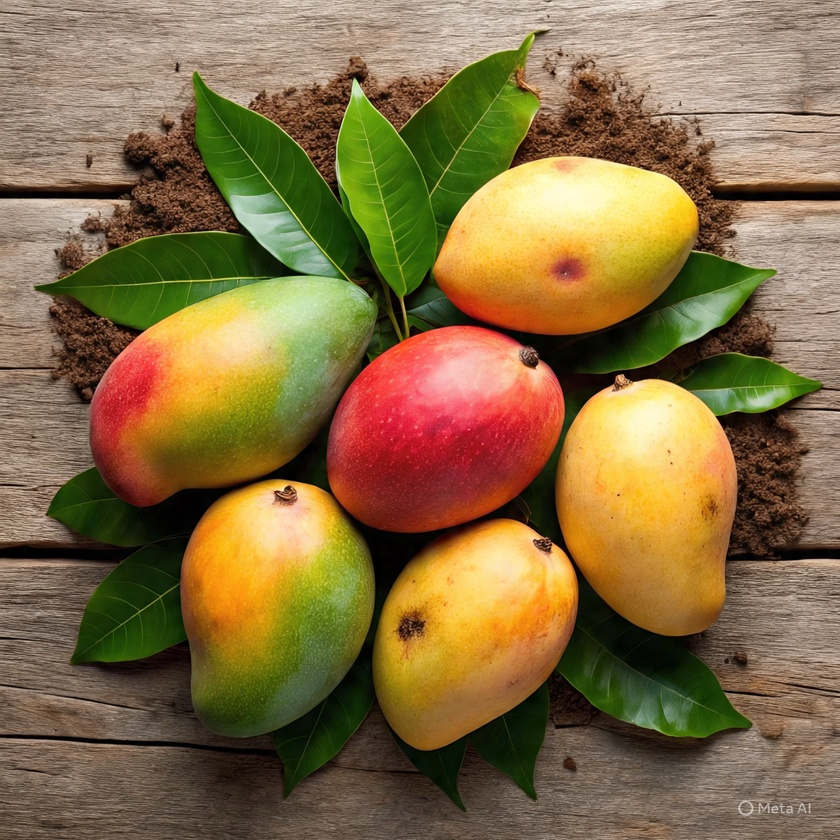
#> input picture image/mangga.jpg, 840 x 840 px, shrunk from 1280 x 1280 before the run, found by its file name
$ python main.py
#> lines starting #> are read from the running program, lines starting #| are printed output that depends on the picture; after the words box and inside, x2 and y2 are one past the last pixel; in counts of white or black regions, pixels touching at a corner belong together
import cv2
import numpy as np
import os

IMG_PATH = "mangga.jpg"
OUTPUT_DIR = "hasil"

os.makedirs(OUTPUT_DIR, exist_ok=True)

# =====================================================
# LOAD IMAGE
# =====================================================
img = cv2.imread(IMG_PATH)
#> img is the input picture: shape (840, 840, 3); mean B, G, R 67.3, 109.2, 132.8
if img is None:
    raise FileNotFoundError("mangga.jpg tidak ditemukan!")

img_rgb = cv2.cvtColor(img, cv2.COLOR_BGR2RGB)
cv2.imwrite(os.path.join(OUTPUT_DIR, "original.png"), img)

# =====================================================
# PREPROCESSING
# =====================================================
gaussian = cv2.GaussianBlur(img_rgb, (7, 7), 0)
median = cv2.medianBlur(img_rgb, 7)
bilateral = cv2.bilateralFilter(img_rgb, 9, 75, 75)

cv2.imwrite(os.path.join(OUTPUT_DIR, "gaussian.png"), cv2.cvtColor(gaussian, cv2.COLOR_RGB2BGR))
cv2.imwrite(os.path.join(OUTPUT_DIR, "median.png"), cv2.cvtColor(median, cv2.COLOR_RGB2BGR))
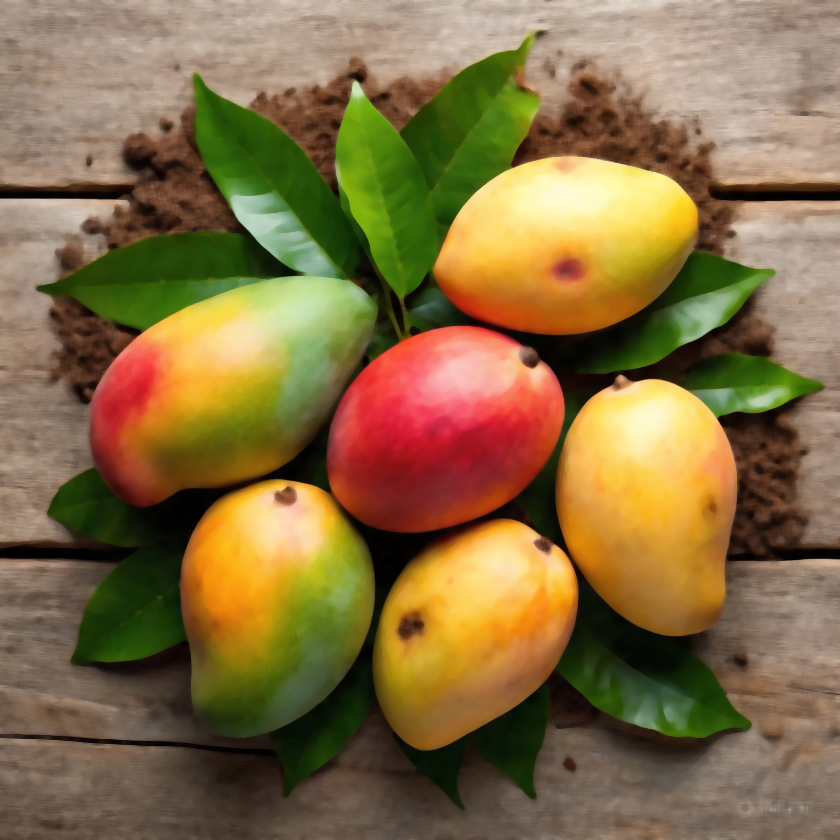
#> saved as median.png: shape (840, 840, 3); mean B, G, R 67.2, 109.3, 132.9
cv2.imwrite(os.path.join(OUTPUT_DIR, "bilateral.png"), cv2.cvtColor(bilateral, cv2.COLOR_RGB2BGR))

# =====================================================
# SEGMENTASI HSV
# =====================================================
img_hsv = cv2.cvtColor(img, cv2.COLOR_BGR2HSV)
#> img_hsv: shape (840, 840, 3); mean H, S, V 25.2, 140.6, 138.6

lower = np.array([5, 80, 80])
upper = np.array([35, 255, 255])

mask_hsv = cv2.inRange(img_hsv, lower, upper)
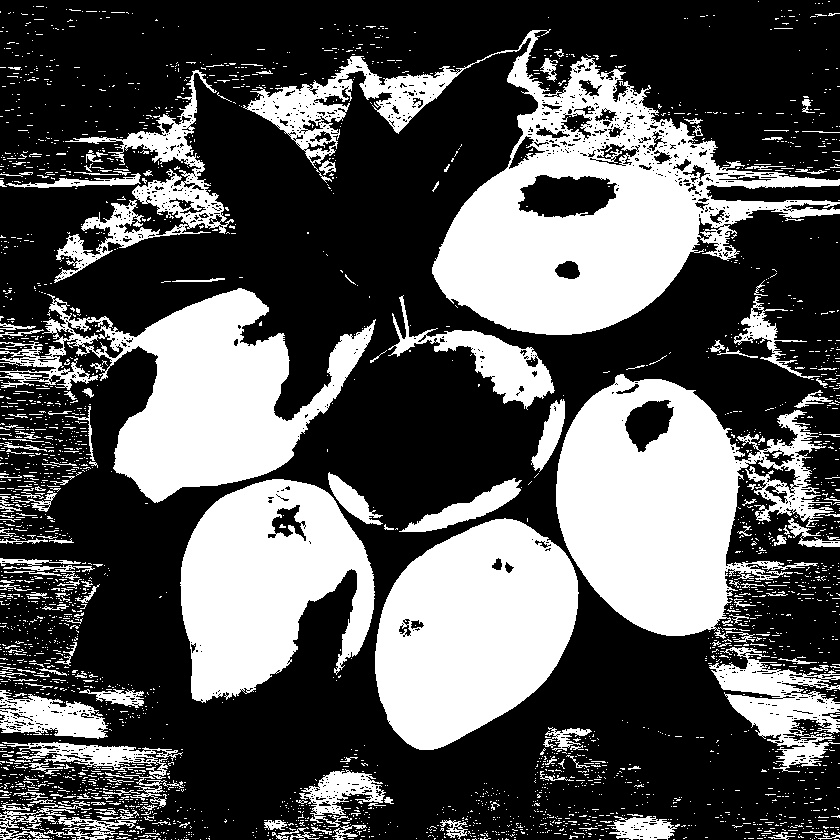
#> mask_hsv: shape (840, 840); 34.6% white; 3057 white regions (2866 under 20 px), largest, box (x1, y1, x2, y2) and area: (243, 29, 840, 335) 55057, (556, 374, 834, 639) 39909, (375, 518, 579, 750) 33488
segmented_hsv = cv2.bitwise_and(img_rgb, img_rgb, mask=mask_hsv)
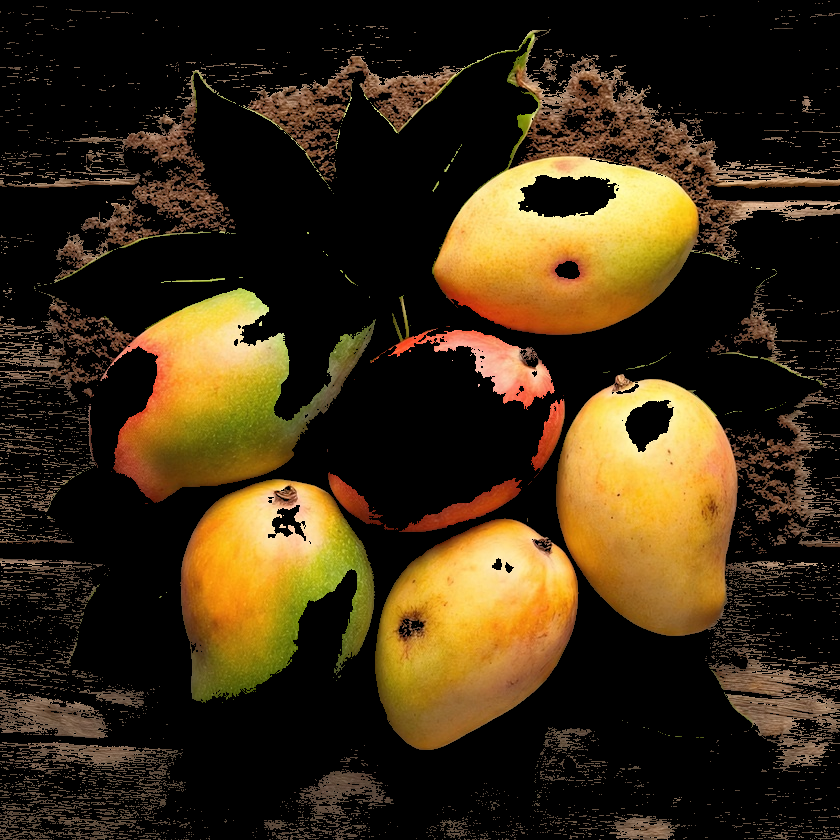
#> segmented_hsv: shape (840, 840, 3); mean R, G, B 60.5, 45, 20.7

cv2.imwrite(os.path.join(OUTPUT_DIR, "mask_hsv.png"), mask_hsv)
cv2.imwrite(os.path.join(OUTPUT_DIR, "segment_hsv.png"),
            cv2.cvtColor(segmented_hsv, cv2.COLOR_RGB2BGR))

# =====================================================
# SEGMENTASI K-MEANS
# =====================================================
Z = img_rgb.reshape((-1, 3))
Z = np.float32(Z)

K = 3
criteria = (cv2.TERM_CRITERIA_EPS + cv2.TERM_CRITERIA_MAX_ITER, 10, 1.0)
_, labels, centers = cv2.kmeans(Z, K, None, criteria, 10, cv2.KMEANS_RANDOM_CENTERS)
#> centers = [[43.66, 46.5, 14.72], [139, 101.7, 60.14], [209.5, 177, 125.2]]
centers = np.uint8(centers)
#> centers = [[43, 46, 14], [139, 101, 60], [209, 176, 125]]
segmented_image = centers[labels.flatten()].reshape(img_rgb.shape)
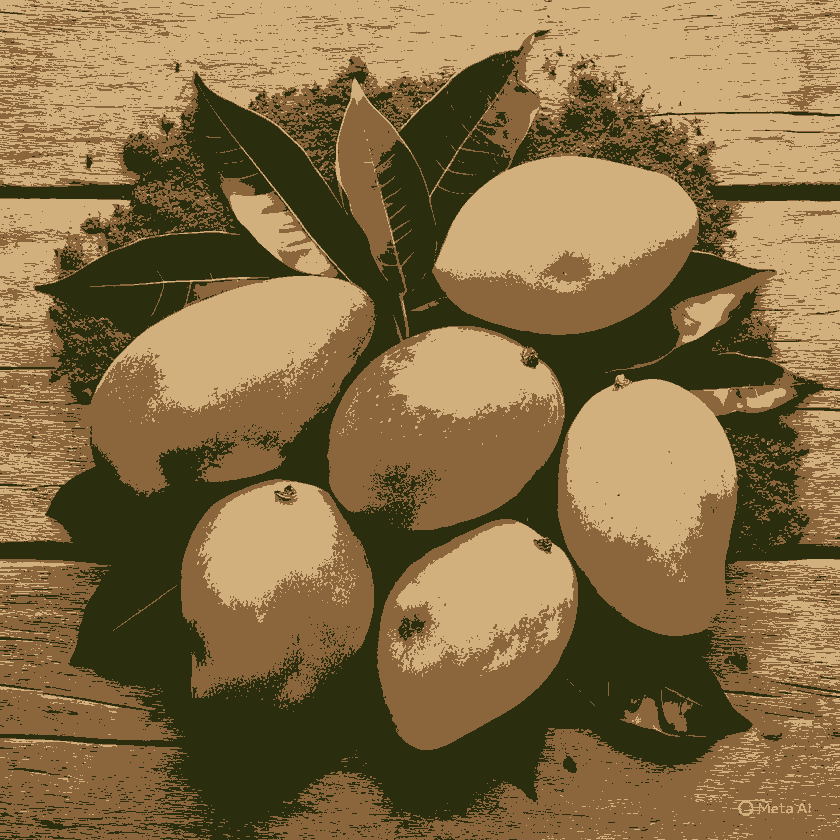
#> segmented_image: shape (840, 840, 3); mean R, G, B 132.5, 108.5, 67

cluster_scores = centers[:, 0] + centers[:, 1]
#> cluster_scores = [89, 240, 129]
target_cluster = np.argmax(cluster_scores)
#> target_cluster = 1

mask_kmeans = (labels.flatten() == target_cluster).astype(np.uint8) * 255
mask_kmeans = mask_kmeans.reshape(img_rgb.shape[:2])
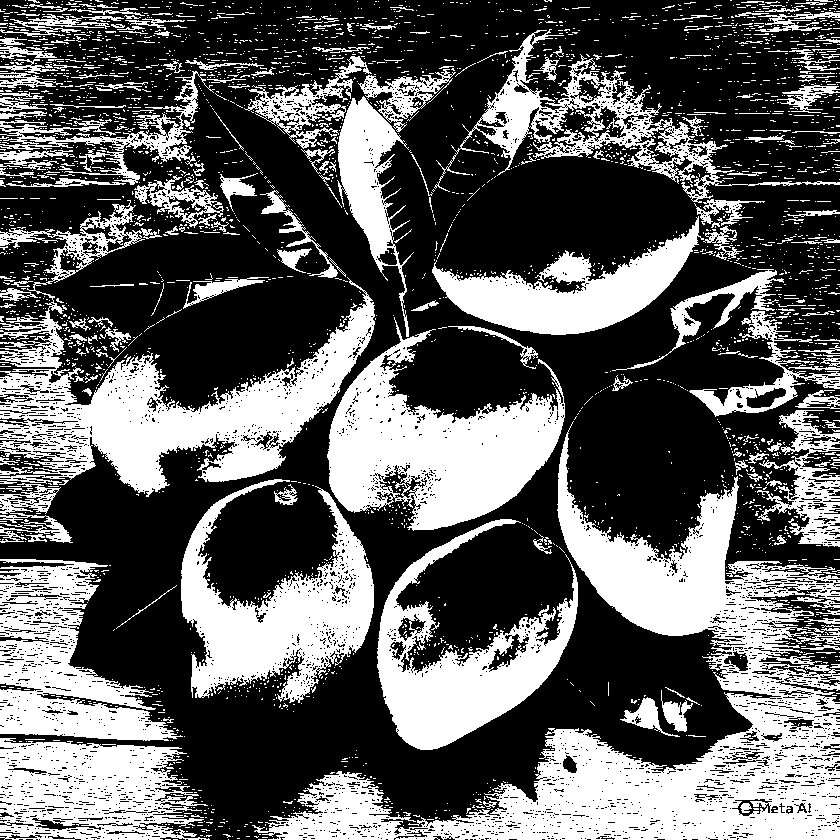
#> mask_kmeans: shape (840, 840); 37.6% white; 3289 white regions (3048 under 20 px), largest, box (x1, y1, x2, y2) and area: (252, 421, 840, 840) 61641, (0, 200, 375, 497) 31396, (327, 317, 565, 531) 23891
segmented_kmeans = cv2.bitwise_and(img_rgb, img_rgb, mask=mask_kmeans)
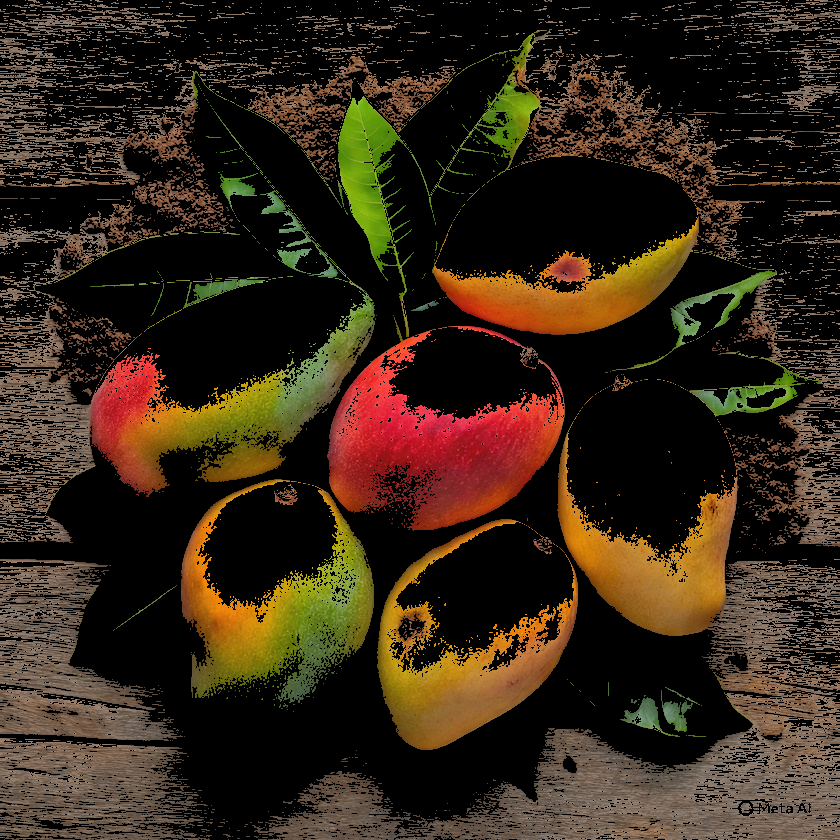
#> segmented_kmeans: shape (840, 840, 3); mean R, G, B 52.2, 38.2, 22.6

cv2.imwrite(os.path.join(OUTPUT_DIR, "mask_kmeans.png"), mask_kmeans)
cv2.imwrite(os.path.join(OUTPUT_DIR, "segment_kmeans.png"),
            cv2.cvtColor(segmented_kmeans, cv2.COLOR_RGB2BGR))

print("\n[INFO] Semua hasil preprocessing & segmentasi sudah disimpan ke folder 'hasil/'.")

$ run again, with image/awal.png saved as image/mangga.jpg
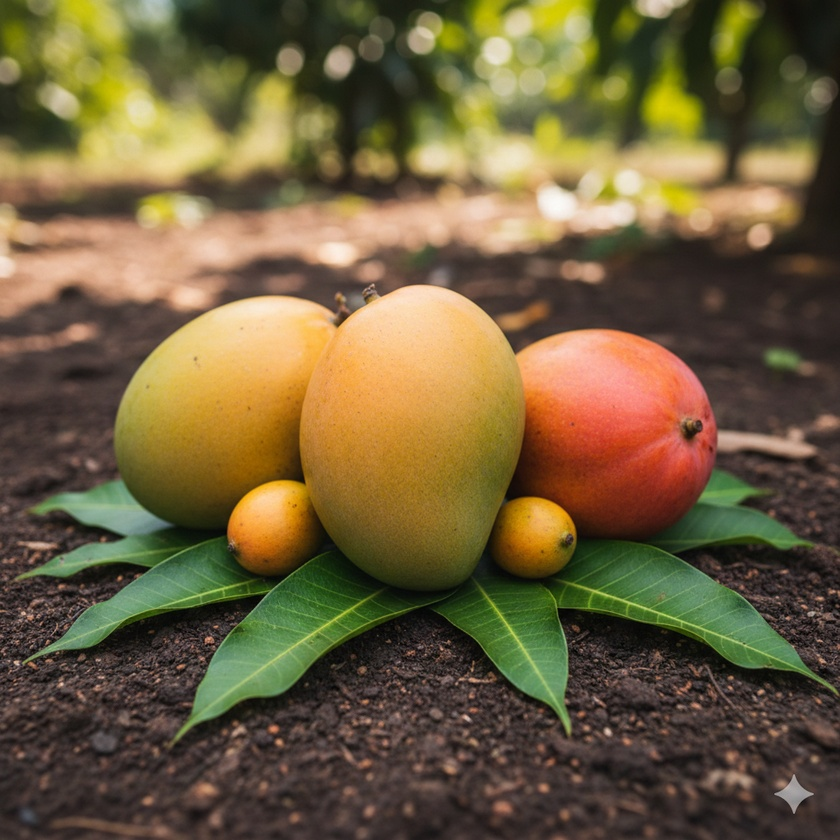
#> input picture image/awal.png, 840 x 840 px, shrunk from 1024 x 1024 before the run, found by its file name
#> img is the input picture: shape (840, 840, 3); mean B, G, R 61.3, 95.3, 111.4
#> img_hsv: shape (840, 840, 3); mean H, S, V 22.4, 109.9, 115.6
#> `mask_hsv = cv2.inRange(img_hsv, lower, upper)`:
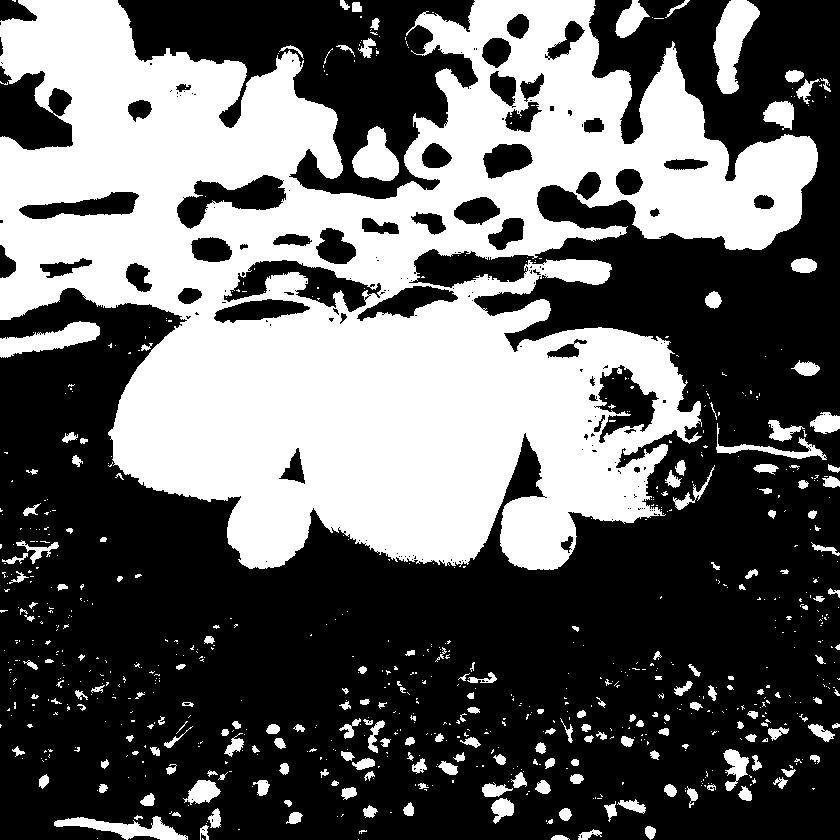
#> mask_hsv: shape (840, 840); 39.4% white; 795 white regions (592 under 20 px), largest, box (x1, y1, x2, y2) and area: (0, 0, 818, 570) 250418, (713, 0, 760, 94) 2415, (0, 321, 100, 358) 1795
#> `_, labels, centers = cv2.kmeans(Z, K, None, criteria, 10, cv2.KMEANS_R..`: centers = [[130.9, 115.9, 62.12], [218.2, 178.4, 117.7], [57.68, 50.75, 37.71]]
#> `centers = np.uint8(centers)`: centers = [[130, 115, 62], [218, 178, 117], [57, 50, 37]]
#> cluster_scores = [245, 140, 107]
#> target_cluster = 0
#> mask_kmeans: shape (840, 840); 26.2% white; 1223 white regions (944 under 20 px), largest, box (x1, y1, x2, y2) and area: (0, 0, 840, 562) 74792, (0, 0, 534, 232) 35241, (11, 475, 412, 747) 20372
#> `segmented_kmeans = cv2.bitwise_and(img_rgb, img_rgb, mask=mask_kmeans)`:
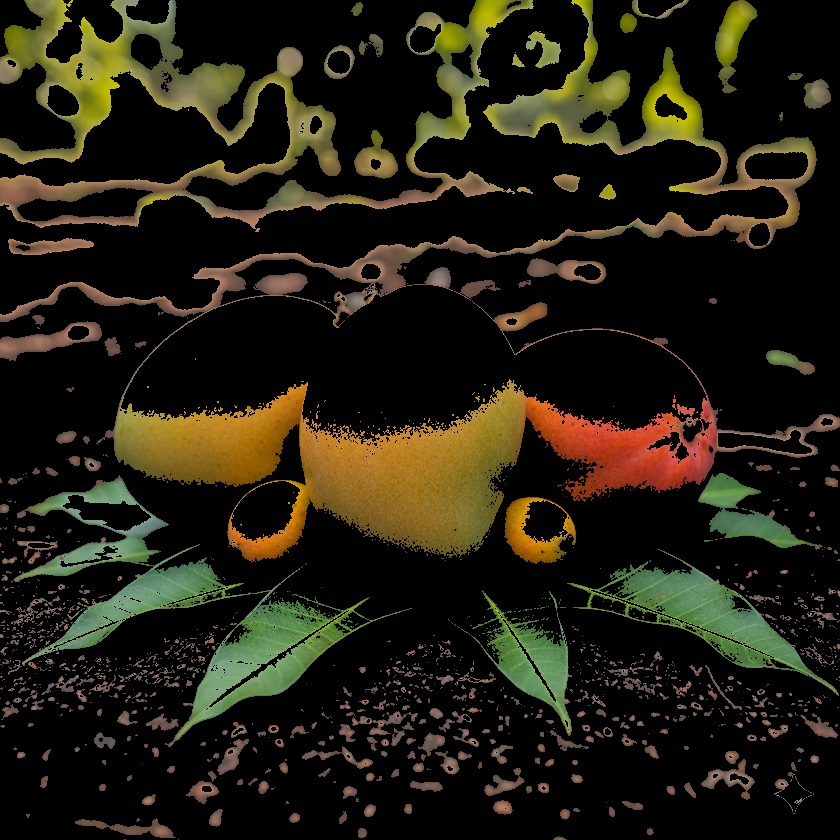
#> segmented_kmeans: shape (840, 840, 3); mean R, G, B 34.3, 30.3, 16.3
